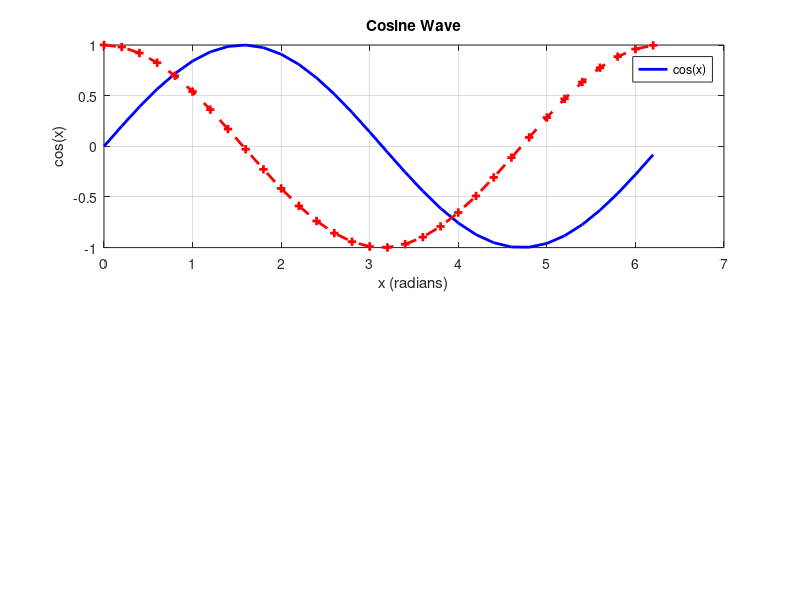

MATLAB code for this plot:
figure;
x = 0:0.2:2*pi; 
subplot(2, 1, 1); 
y_sin = sin(x); 
plot(x, y_sin, 'b', 'LineWidth', 2);
title('Sine Wave');
xlabel('x (radians)'); 
ylabel('sin(x)gw'); 
legend('sin(x)');
grid on;
hold on;

y_cos = cos(x); 
plot(x, y_cos, 'r+--', 'LineWidth', 2); 
title('Cosine Wave'); 
xlabel('x (radians)'); 
ylabel('cos(x)'); 
legend('cos(x)');
hold off;